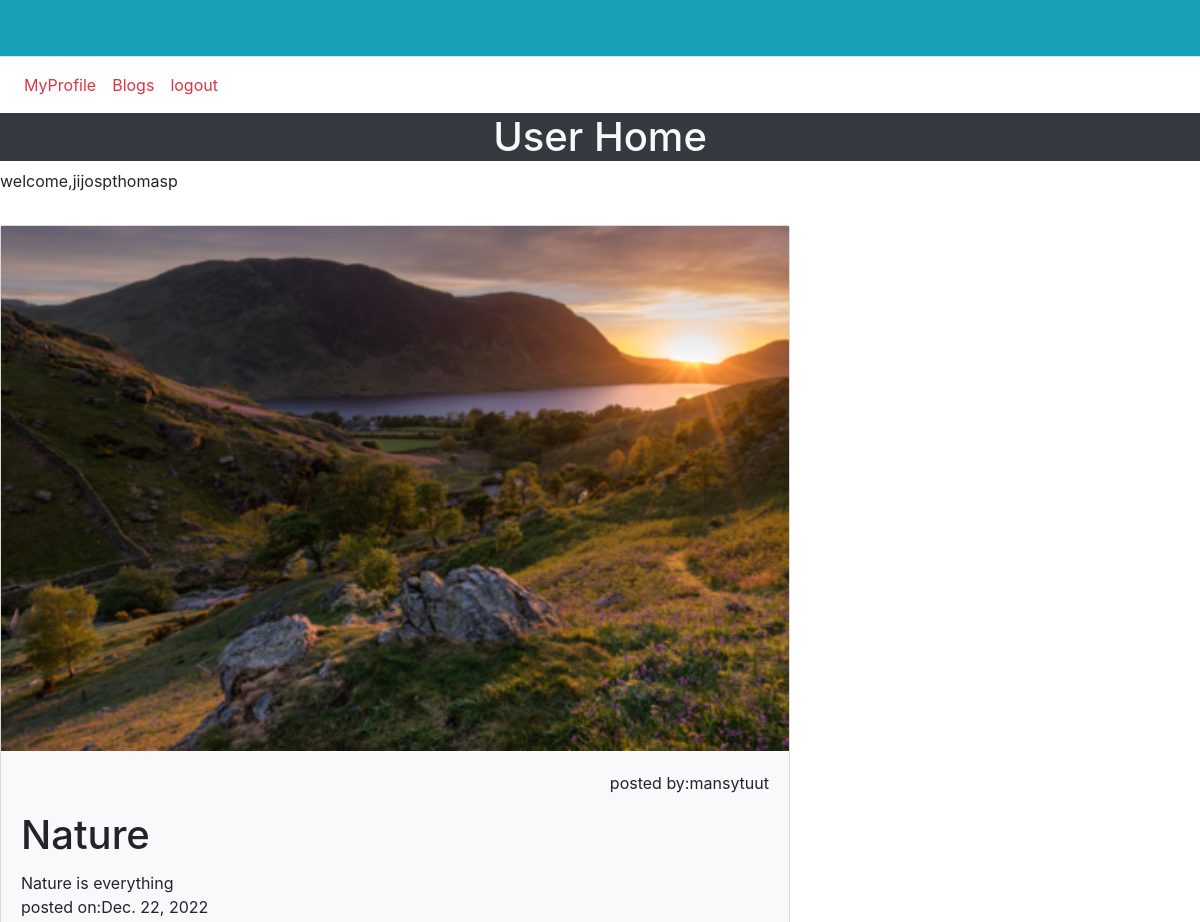
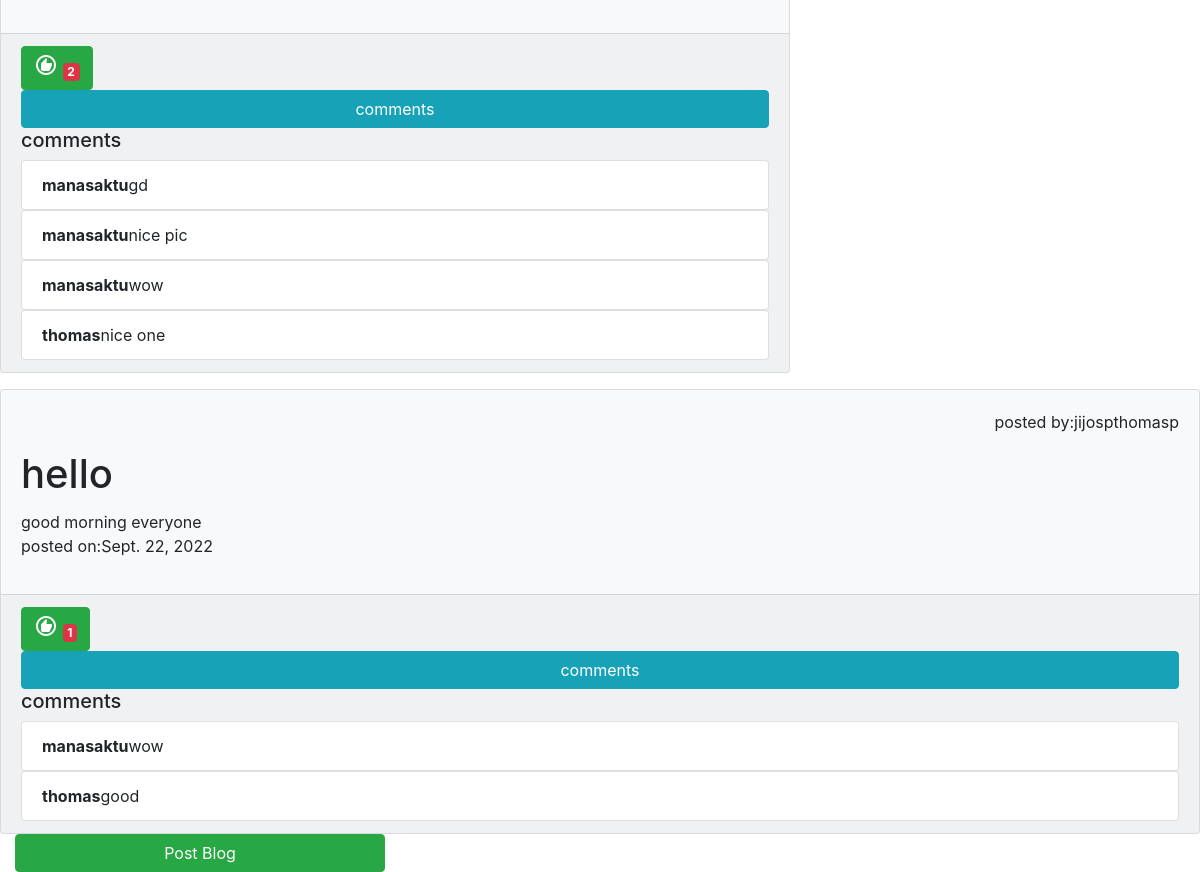
/uh/uhome/ (signed in), run on the app's committed database (2 pictures, top to bottom).
### user/models.py (models this page shows)
class BlogModel(models.Model):
    title=models.CharField(max_length=100)
    content=models.TextField()
    image=models.ImageField(upload_to='blog_images',null=True,blank=True)
    Date=models.DateField(null=True,auto_now_add=True)
    author=models.ForeignKey(User,on_delete=models.CASCADE,related_name='author')
    liked_by=models.ManyToManyField(User)
    @property
    def liked_count(self):
      liked_cnt=self.liked_by.all().count()
      return liked_cnt

class Comments(models.Model):
    Date=models.DateField(null=True,auto_now_add=True)
    Comment=models.TextField()
    user=models.ForeignKey(User,on_delete=models.CASCADE,related_name='users')
    blog=models.ForeignKey(BlogModel,on_delete=models.CASCADE,related_name='blog')

### user/views.py (the view, shortened to what this page needs)
# urls.py: path('uhome/',User.as_view(),name="uhome"),
@method_decorator(signin_required,name='dispatch')
class User(CreateView):
    template_name="uhome.html"
    form_class=BlogForm
    model=BlogModel
    success_url=reverse_lazy("uhome")
    def get_context_data(self,**kwargs):
        context=super().get_context_data(**kwargs)
        blog=self.model.objects.all().order_by('-Date')
        context['blog']=blog
        cmnt=CommentForm()
        context['Comment']=cmnt
        context['cmnts']=Comments.objects.all()
        return context

### user/views.py (called while the page is built)
def signin_required(fn):
    def wrapper(req,*args,**kwargs):
        if req.user.is_authenticated:
            return fn(req,*args,**kwargs)
        else:
            return redirect('logi')
    return wrapper

### user/templates/uhome.html (shortened to what this page needs)
<!doctype html>
<html lang="en">
  <head>
    <link rel="stylesheet" href="https://stackpath.bootstrapcdn.com/bootstrap/4.3.1/css/bootstrap.min.css">
  </head>
  <body>
    <nav class="navbar navbar-expand-sm bg-info nav-tabs">
    </nav>
    <nav class="navbar navbar-expand-sm bg info nav tabs">
     <ul class="navbar-nav">
      <li class="nav-item"><a href="{% url 'upro' %}" class="nav-link text-danger">MyProfile</a>
      <li class="nav-item"><a href="{% url 'blogs' %}" class="nav-link text-danger">Blogs</a>
      <li class="nav-item"><a href="{% url 'logo' %}" class="nav-link text-danger">logout</a>
     </ul>
    </nav>
    {% block uhome %}
       <h1 class="bg-dark text-light text-center">User Home</h1>
       <p> welcome,{{request.user.first_name}}{{request.user.last_name}} </p>
       <div class="row">
        <div class="col-8">
          {%for i in blog%}
          <div class="card mt-3 bg-light">
            {%if i.image%}
            <img src="{{i.image.url}}" alt="blog-image">
            {%endif%}
            <div class="card-body">
              <p class="text-right">posted by:{{i.author.first_name}}{{i.author.last_name}}</p>
              <h1 class="card-title">{{i.title}}</h1>
              <div class="card-content">{{i.content}}</div>
              <p>posted on:{{i.Date}}</p>
            </div>
            <div class="card-footer">
              <a href="{%url "add-l" i.id%}"class="btn btn-success"><span class="material-symbols-outlined">
                </span>
              <span class="badge badge-danger">{{i.liked_count}}</span></a>
              <button data-toggle="collapse" class="btn btn-info btn-block" data-target="#demo{{i.id}}">comments</button>
                  <h5>comments</h5>
                  {%for c in cmnts%}
                  {%if c.blog.id == i.id%}
                  <ul class="list-group">
                    <li class="list-group-item"><b>{{c.user}}</b>{{c.Comment}}</li>
                  </ul>
                  {%endif%}
                  {%endfor%}
              </div>
          </div>
        </div>
      </div>
          {%endfor%}
    <div class="col-4">
      <button data-toggle="collapse" class="btn btn-success btn-block" data-target="#demo">Post Blog</button>
      </div>
    {% endblock uhome %}
  </body>
  </html>

### data on the page
BlogModel: image (picture), author.first_name "mans", author.last_name "ytuut", title "Nature", content "Nature is everything", Date "Dec. 22, 2022", liked_count "2"
Comments: user "manasaktu", Comment "gd"
Comments: user "manasaktu", Comment "nice pic"
Comments: user "manasaktu", Comment "wow"
Comments: user "thomas", Comment "nice one"
BlogModel: author.first_name "jijosp", author.last_name "thomasp", title "hello", content "good morning everyone", Date "Sept. 22, 2022", liked_count "1"
Comments: user "manasaktu", Comment "wow"
Comments: user "thomas", Comment "good"

### other printed values
{{ request.user.first_name }} "jijosp"
{{ request.user.last_name }} "thomasp"
